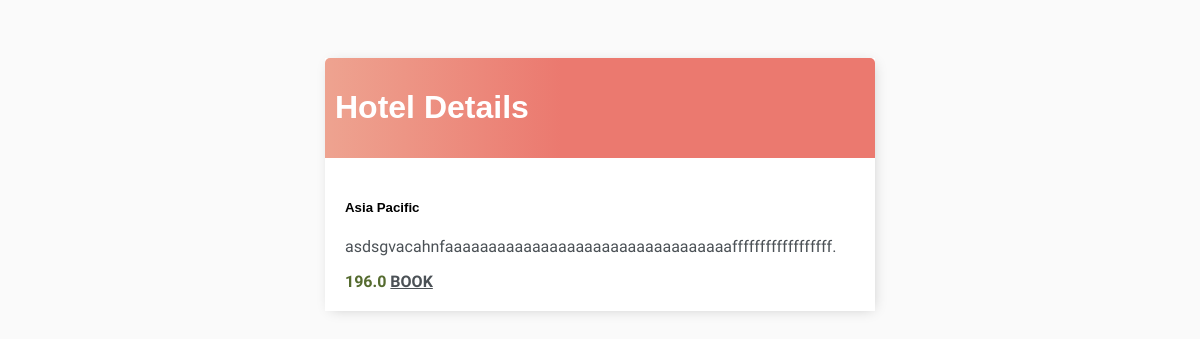
/task/30/ (signed in), run on the app's committed database.
### base/models.py (models this page shows, shortened)
class Task(models.Model):
    user = models.ForeignKey(
        User, on_delete=models.CASCADE, null=True, blank=True)
    title = models.CharField(max_length=200)
    description = models.TextField(null=True, blank=True)
    price = models.FloatField(null=False, default=0,validators=[MinValueValidator(0.0)])
    created = models.DateTimeField(auto_now_add=True)
    class Meta:
        order_with_respect_to = 'user'

### base/views.py (the view)
# urls.py: path('task/<int:pk>/', TaskDetailView.as_view(), name='task'),
class TaskDetailView(LoginRequiredMixin, DetailView):
    model = Task
    context_object_name = 'task'
    template_name = 'base/task.html'

### base/templates/base/task.html
{% extends 'base/main.html' %}
{% block content %}
    <div class="header-bar">
    <h1>Hotel Details</h1>
    </div>
    <div class="card-body">
        <h5 class="card-title">{{task.title}}</h5>
        <p class="card-text">{{task.description}}.</p>
        <span style="color:darkolivegreen;font-weight:bold">{{task.price}}</span>
        <a href="{% url 'book' object.pk %}" class="btn btn-info">BOOK</a>
    </div>
{% endblock %}

### base/templates/base/main.html (style rules this page uses)
body { background-color: #fafafa; font-family: "Nunito", sans-serif; padding-top: 50px; }
h1, h2, h3, h4, h5, h6 { font-family: "Raleway", sans-serif; }
a, p { color: #4b5156; }
a { font-weight: 600; }
.header-bar { display: flex; justify-content: space-between; color: #fff; padding: 10px; border-radius: 5px 5px 0 0; background: linear-gradient( 90deg, #eea390 0%, #eb796f 43%, #eb796f 100% ); }
::placeholder { font-weight: 300; opacity: 0.5; }
.card-body { padding: 20px; }

### data on the page
Task: title "Asia Pacific", description "asdsgvacahnfaaaaaaaaaaaaaaaaaaaaaaaaaaaaaaaaaffffffffffffffffff", price "196.0"
